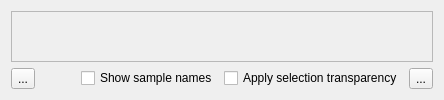
      <widget class="QWidget" name="tabOrdinationPlots">
       <property name="sizePolicy">
        <sizepolicy hsizetype="Expanding" vsizetype="Expanding">
         <horstretch>0</horstretch>
         <verstretch>0</verstretch>
        </sizepolicy>
       </property>
       <attribute name="icon">
        <iconset resource="gui.qrc">
         <normaloff>:/icons/icons/chart_bullseye.png</normaloff>:/icons/icons/chart_bullseye.png</iconset>
       </attribute>
       <attribute name="title">
        <string>Ordination plots</string>
       </attribute>
       <attribute name="toolTip">
        <string>Ordination plots</string>
       </attribute>
       <layout class="QVBoxLayout" name="verticalLayout_3">
        <item>
         <widget class="QFrame" name="ordinationPlotFrame">
          <property name="sizePolicy">
           <sizepolicy hsizetype="Expanding" vsizetype="Expanding">
            <horstretch>4</horstretch>
            <verstretch>4</verstretch>
           </sizepolicy>
          </property>
          <property name="styleSheet">
           <string notr="true"/>
          </property>
          <property name="frameShape">
           <enum>QFrame::StyledPanel</enum>
          </property>
          <property name="frameShadow">
           <enum>QFrame::Plain</enum>
          </property>
          <layout class="QHBoxLayout" name="horizontalLayout">
           <property name="spacing">
            <number>6</number>
           </property>
           <property name="margin">
            <number>9</number>
           </property>
           <item>
            <layout class="QGridLayout" name="gridLayout">
             <property name="spacing">
              <number>20</number>
             </property>
             <item row="0" column="0">
              <widget class="OrdinationPlot" name="ordinationPlot1">
               <property name="sizePolicy">
                <sizepolicy hsizetype="Preferred" vsizetype="Minimum">
                 <horstretch>0</horstretch>
                 <verstretch>0</verstretch>
                </sizepolicy>
               </property>
               <property name="focusPolicy">
                <enum>Qt::StrongFocus</enum>
               </property>
               <property name="autoFillBackground">
                <bool>false</bool>
               </property>
              </widget>
             </item>
             <item row="0" column="1">
              <widget class="OrdinationPlot" name="ordinationPlot2">
               <property name="sizePolicy">
                <sizepolicy hsizetype="Preferred" vsizetype="Minimum">
                 <horstretch>0</horstretch>
                 <verstretch>0</verstretch>
                </sizepolicy>
               </property>
              </widget>
             </item>
             <item row="1" column="0">
              <widget class="OrdinationPlot" name="ordinationPlot3">
               <property name="sizePolicy">
                <sizepolicy hsizetype="Preferred" vsizetype="Minimum">
                 <horstretch>0</horstretch>
                 <verstretch>0</verstretch>
                </sizepolicy>
               </property>
              </widget>
             </item>
             <item row="1" column="1">
              <widget class="OrdinationPlot" name="screePlot">
               <property name="sizePolicy">
                <sizepolicy hsizetype="Preferred" vsizetype="Minimum">
                 <horstretch>0</horstretch>
                 <verstretch>0</verstretch>
                </sizepolicy>
               </property>
              </widget>
             </item>
            </layout>
           </item>
          </layout>
         </widget>
        </item>
        <item>
         <layout class="QHBoxLayout" name="horizontalLayout_7">
          <item>
           <widget class="QToolButton" name="tbOrdinationMethodRun">
            <property name="toolTip">
             <string>Run dimensionality reduction method</string>
            </property>
            <property name="statusTip">
             <string>Run dimensionality reduction method</string>
            </property>
            <property name="text">
             <string>...</string>
            </property>
            <property name="icon">
             <iconset resource="gui.qrc">
              <normaloff>:/icons/icons/ordination-run.png</normaloff>:/icons/icons/ordination-run.png</iconset>
            </property>
            <property name="iconSize">
             <size>
              <width>24</width>
              <height>24</height>
             </size>
            </property>
           </widget>
          </item>
          <item>
           <spacer name="horizontalSpacer_2">
            <property name="orientation">
             <enum>Qt::Horizontal</enum>
            </property>
            <property name="sizeHint" stdset="0">
             <size>
              <width>40</width>
              <height>20</height>
             </size>
            </property>
           </spacer>
          </item>
          <item>
           <widget class="QCheckBox" name="chkShowSampleNames">
            <property name="text">
             <string>Show sample names</string>
            </property>
            <property name="checked">
             <bool>false</bool>
            </property>
           </widget>
          </item>
          <item>
           <widget class="QCheckBox" name="chkOrdinationSelectionTransparency">
            <property name="text">
             <string>Apply selection transparency</string>
            </property>
            <property name="checked">
             <bool>false</bool>
            </property>
           </widget>
          </item>
          <item>
           <widget class="QToolButton" name="tbOrdinationPlotProjectedCoord">
            <property name="toolTip">
             <string>View projected coordinates table</string>
            </property>
            <property name="statusTip">
             <string>View projected coordinates table</string>
            </property>
            <property name="text">
             <string>...</string>
            </property>
            <property name="icon">
             <iconset resource="gui.qrc">
              <normaloff>:/icons/icons/table_mds.png</normaloff>:/icons/icons/table_mds.png</iconset>
            </property>
            <property name="iconSize">
             <size>
              <width>24</width>
              <height>24</height>
             </size>
            </property>
           </widget>
          </item>
         </layout>
        </item>
       </layout>
      </widget>
